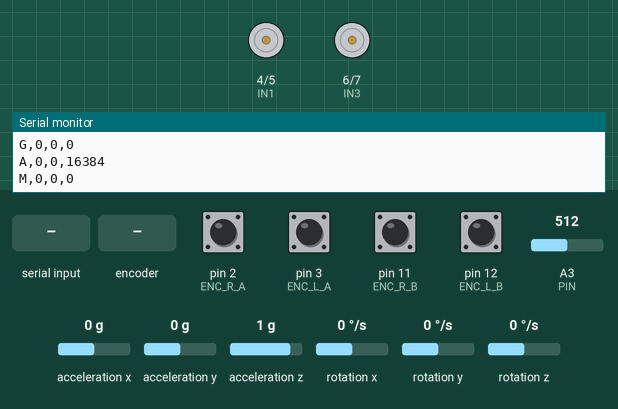
Simulated run of this sketch. Board: Arduino Uno, built with avr-gcc and run on an emulated ATmega328P. Shown: motor-driver pin pairs drawn as motors (green arrow = first pin HIGH = forward, orange = second pin HIGH = backward, longer = more drive, scaled by the enable pin), the last lines printed to the serial monitor. The test bench sets the inputs (shaded band); at power-on: pin 2 (ENC_R_A), pin 3 (ENC_L_A), pin 11 (ENC_R_B), pin 12 (ENC_L_B) HIGH, acceleration z 1 g, A3 (PIN) = 512, acceleration x 0 g, acceleration y 0 g, rotation x 0 °/s, rotation y 0 °/s, rotation z 0 °/s.

Above: at 1.2 s.
1.3 s: "S\n" received over Serial
6.0 s: "L 45\n" received over Serial
At 8.2 s:
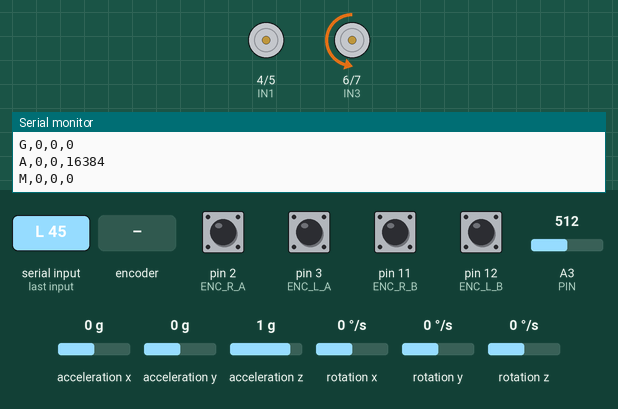
8.7 s: "R 45\n" received over Serial
At 10.3 s:
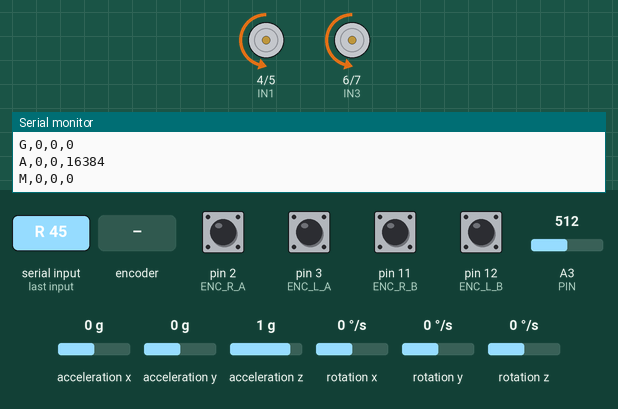
11.4 s: pin 3 (ENC_L_A) pulled LOW for 1 s
13.9 s: rotary encoder on pin 2 (ENC_R_A) / pin 11 (ENC_R_B) turned 1 step (first pin leading)
15.6 s: acceleration z set to -0.1 g
Timing chart, 0 to 18.6 s (numbered marks = the images above; inputs shaded):
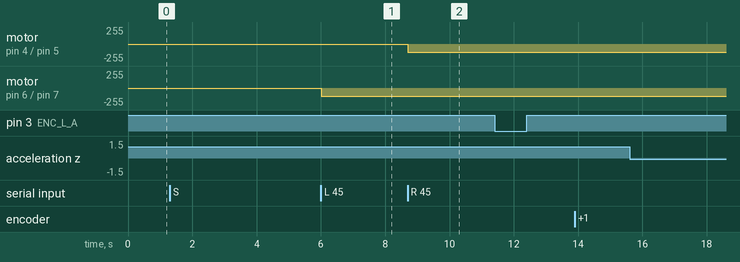

Measured:
- after the input at 6.0 s, motor on pin 6 (IN3) / pin 7 (IN4): stopped → backward 121/255 at once, → backward 122/255 1.2 s later
- after the input at 8.7 s, motor on pin 4 (IN1) / pin 5 (IN2): stopped → backward 121/255 at once, → backward 122/255 1.2 s later

The sketch:

control_motors_read_encoders_battery_percent_IMU_speed.ino
```cpp
#include <Wire.h>
#include <L3G.h>
#include <LSM303.h>

L3G gyro;
LSM303 compass;

//timing variables
unsigned long now;
unsigned long lastIMUPrint = 0;
unsigned long lastBatteryPrint = 0;

// ===== L298N PIN MAP (UPDATED WIRING) =====

// RIGHT motor (Channel A)
const int ENA = 10;
const int IN1 = 4;
const int IN2 = 5;

// LEFT motor (Channel B)
const int ENB = 9;
const int IN3 = 6;
const int IN4 = 7;

// ===== Encoder pins (updated wiring) =====
const int ENC_R_A = 2;
const int ENC_R_B = 11;
const int ENC_L_A = 3;
const int ENC_L_B = 12;

// ===== PID =====

float integralLeft  = 0.0;
float integralRight = 0.0;
float prevErrorLeft  = 0.0;
float prevErrorRight = 0.0;


// Tuning — start with just Kp, set Ki/Kd to 0
const float Kp = 8.0;
const float Ki = 1.0;
const float Kd = 1.0;


const int PWM_MIN = 50;   // below this motor doesn't move
const int PWM_MAX = 255;


// ===== Motor state =====
float cmdLeft  = 0;  // -255..255
float cmdRight = 0;  // -255..255

// ===== Encoder counters (interrupt-based) =====
volatile long encRight = 0;
volatile long encLeft = 0;

// speed in m/s = (encoder counts per second) * (wheel circumference) / (counts per revolution)
const float WHEEL_CIRCUMFERENCE   = 0.0628; // meters
const int   COUNTS_PER_REVOLUTION = 12; // encoder counts per wheel revolution
const float METERS_PER_TICK_LEFT  = 1.0 / 6022.0;   // 0.00016606...
const float METERS_PER_TICK_RIGHT = 1.0 / 5871.0;  // 0.00017035...
const float MAX_SPEED = 0.217;


float speedRight = 0.0;
float speedLeft = 0.0;
unsigned long dtSpeed = 0;
unsigned long lastSpeedRead = 0;
float encRightPrev = 0;
float encLeftPrev = 0;


// Battery Percentage Circuit
const int PIN = A3;
const float R1 = 10000.0, R2 = 10000.0;
const float VREF = 5.0;


// 2S LiPo: 6.0V empty, 8.4V full
const float V_MIN = 6.0, V_MAX = 8.4;


// ===== Serial parsing buffer =====
static const uint8_t BUF_LEN = 64;
char buf[BUF_LEN];
uint8_t buf_i = 0;

void setup() {

  Serial.begin(115200);

  pinMode(ENA, OUTPUT);
  pinMode(IN1, OUTPUT);
  pinMode(IN2, OUTPUT);

  pinMode(ENB, OUTPUT);
  pinMode(IN3, OUTPUT);
  pinMode(IN4, OUTPUT);

  pinMode(ENC_R_A, INPUT_PULLUP);
  pinMode(ENC_R_B, INPUT_PULLUP);
  pinMode(ENC_L_A, INPUT_PULLUP);
  pinMode(ENC_L_B, INPUT_PULLUP);

  // Count encoder A-channel transitions using hardware interrupts.
  attachInterrupt(digitalPinToInterrupt(ENC_R_A), isrRight, CHANGE);
  attachInterrupt(digitalPinToInterrupt(ENC_L_A), isrLeft, CHANGE);

  Wire.begin();


  if (!gyro.init()) {
    Serial.println("Failed to detect L3GD20 gyro");
    while (1) {}
  }
  gyro.enableDefault();

  if (!compass.init()) {
    Serial.println("Failed to detect LSM303 accel/mag");
    while (1) {}
  }
  compass.enableDefault();

  Serial.println("IMU initialized.");

  stopAll();

  Serial.println("READY");
  Serial.println("Commands: L <spd>, R <spd>, LR <L> <R>, S, E?, Z");
}

void loop() {
  // 1) Read serial lines
  readSerialLines();

  // 2) Apply latest motor commands continuously
  unsigned long lastControlLoop = 0;

  now = millis();
  if (now - lastControlLoop >= 20) {  // 50 Hz
    lastControlLoop = now;
    correct_speed_read_encoders(cmdLeft, cmdRight);  // see point 2
  }
  // setLeft(cmdLeft);
  // setRight(cmdRight);

  // 3) Read sensors
  gyro.read();
  compass.read();

  // readSpeed();

  // Print at 50 Hz (every 20 ms)
  now = millis();
  if (now - lastIMUPrint >= 500) {
    lastIMUPrint = now;
    readIMU();
  }

  now = millis();
  if (now - lastBatteryPrint >= 5000) {
    lastBatteryPrint = now;
    readBattery();
  }

}

int speedToPWM(float mps) {
  if (mps == 0.0) return 0;
  float pwm = PWM_MIN + (abs(mps) / MAX_SPEED) * (120 - PWM_MIN);
  pwm = constrain(pwm, PWM_MIN, 120);
  return (mps > 0) ? (int)pwm : -(int)pwm;
}

void correct_speed_read_encoders(float cmdLeft, float cmdRight) {

  readSpeed();
  float dt = dtSpeed / 1000.0;
  if (dt <= 0) return;

  // --- errors ---
  float errorLeft  = cmdLeft  - speedLeft;
  float errorRight = cmdRight - speedRight;

  // --- integrals ---
  integralLeft  += errorLeft  * dt;
  integralRight += errorRight * dt;
  integralLeft   = constrain(integralLeft,  -1.0, 1.0);
  integralRight  = constrain(integralRight, -1.0, 1.0);

  // --- derivatives ---
  float derivLeft  = (errorLeft  - prevErrorLeft)  / dt;
  float derivRight = (errorRight - prevErrorRight) / dt;

  // --- save for next iteration ---
  prevErrorLeft  = errorLeft;
  prevErrorRight = errorRight;

  // --- feedforward + PID correction ---
  int ffLeft  = speedToPWM(cmdLeft);
  int ffRight = speedToPWM(cmdRight);

  int pwmLeft  = ffLeft  + (int)(Kp * errorLeft  + Ki * integralLeft  + Kd * derivLeft);
  int pwmRight = ffRight + (int)(Kp * errorRight + Ki * integralRight + Kd * derivRight);

  // --- apply ---
  // if (cmdLeft == 0.0)  { applyPWMLeft(0);  integralLeft  = 0; prevErrorLeft  = 0; }
  // else                 { applyPWMLeft(constrain(pwmLeft,   -180, 180)); }

  // if (cmdRight == 0.0) { applyPWMRight(0); integralRight = 0; prevErrorRight = 0; }
  // else                 { applyPWMRight(constrain(pwmRight, -180, 180)); }
  const float STOP_THRESHOLD = 0.12;  // m/s — below this, consider "stopped"
  const int   BRAKE_PWM      = 80;    // tune this — strength of brake pulse


  if (cmdLeft == 0.0) {
    integralLeft = 0; prevErrorLeft = 0;
    if (abs(speedLeft) > STOP_THRESHOLD) {
      applyPWMLeft(speedLeft > 0 ? -BRAKE_PWM : BRAKE_PWM);
    } else {
      applyPWMLeft(0);
    }
  } else {
    applyPWMLeft(constrain(pwmLeft, -180, 180));
  }

  if (cmdRight == 0.0) {
    integralRight = 0; prevErrorRight = 0;
    if (abs(speedRight) > STOP_THRESHOLD) {
      applyPWMRight(speedRight > 0 ? -BRAKE_PWM : BRAKE_PWM);
    } else {
      applyPWMRight(0);
    }
  } else {
    applyPWMRight(constrain(pwmRight, -180, 180));
  }


}


void applyPWMRight(int pwm) {  // pwm: -255..255
  pwm = constrain(pwm, -PWM_MAX, PWM_MAX);
  if (pwm > 0)       { digitalWrite(IN1, LOW);  digitalWrite(IN2, HIGH); }
  else if (pwm < 0)  { digitalWrite(IN1, HIGH); digitalWrite(IN2, LOW);  }
  else               { digitalWrite(IN1, LOW);  digitalWrite(IN2, LOW);  }
  analogWrite(ENA, abs(pwm));
}

void applyPWMLeft(int pwm) {
  pwm = constrain(pwm, -PWM_MAX, PWM_MAX);
  if (pwm > 0)       { digitalWrite(IN3, LOW);  digitalWrite(IN4, HIGH); }
  else if (pwm < 0)  { digitalWrite(IN3, HIGH); digitalWrite(IN4, LOW);  }
  else               { digitalWrite(IN3, LOW);  digitalWrite(IN4, LOW);  }
  analogWrite(ENB, abs(pwm));
}


void readSpeed() {
  dtSpeed = millis() - lastSpeedRead;
  lastSpeedRead = millis();

  noInterrupts();
  long encRightDelta = encRight - encRightPrev;
  long encLeftDelta  = encLeft  - encLeftPrev;
  encRightPrev = encRight;   // move these INSIDE
  encLeftPrev  = encLeft;
  interrupts();

  speedRight = encRightDelta * METERS_PER_TICK_RIGHT / dtSpeed * 1000.0;
  speedLeft  = encLeftDelta  * METERS_PER_TICK_LEFT  / dtSpeed * 1000.0;
}


void readIMU() {
  Serial.print("G,");
  Serial.print(gyro.g.x); Serial.print(",");
  Serial.print(gyro.g.y); Serial.print(",");
  Serial.println(gyro.g.z);

  Serial.print("A,");
  Serial.print(compass.a.x); Serial.print(",");
  Serial.print(compass.a.y); Serial.print(",");
  Serial.println(compass.a.z);

  Serial.print("M,");
  Serial.print(compass.m.x); Serial.print(",");
  Serial.print(compass.m.y); Serial.print(",");
  Serial.println(compass.m.z);

  // Serial.println();
}

void readBattery() {
  int raw = analogRead(PIN);
  float vMid = (raw / 1023.0) * VREF;
  float vBat = vMid * (R1 + R2) / R2;
  int pct = constrain((vBat - V_MIN) / (V_MAX - V_MIN) * 100, 0, 100);

  Serial.print("V,"); Serial.println(vBat);
  Serial.print(" PCT,"); Serial.println(pct);
}


// ------------------- Motor control (unchanged logic) -------------------
// rightForward: IN1 LOW, IN2 HIGH
// rightBackward: IN1 HIGH, IN2 LOW
// leftForward:  IN3 LOW, IN4 HIGH
// leftBackward: IN3 HIGH, IN4 LOW

// void setRight(float spd) { // -255..255
//   spd = constrain(spd, -MAX_SPEED, MAX_SPEED);
//   int pwm = abs(spd);

//   if (spd > 0) {        // forward
//     digitalWrite(IN1, LOW);
//     digitalWrite(IN2, HIGH);
//   } else if (spd < 0) { // backward
//     digitalWrite(IN1, HIGH);
//     digitalWrite(IN2, LOW);
//   } else {
//     digitalWrite(IN1, LOW);
//     digitalWrite(IN2, LOW);
//   }
//   analogWrite(ENA, pwm);
// }

// void setLeft(float spd) { // -255..255
//   spd = constrain(spd, -MAX_SPEED, MAX_SPEED);
//   int pwm = abs(spd);

//   if (spd > 0) {        // forward
//     digitalWrite(IN3, LOW);
//     digitalWrite(IN4, HIGH);
//   } else if (spd < 0) { // backward
//     digitalWrite(IN3, HIGH);
//     digitalWrite(IN4, LOW);
//   } else {
//     digitalWrite(IN3, LOW);
//     digitalWrite(IN4, LOW);
//   }
//   analogWrite(ENB, pwm);
// }

void stopAll() {
  cmdLeft = 0;
  cmdRight = 0;
  analogWrite(ENA, 0);
  analogWrite(ENB, 0);
  digitalWrite(IN1, LOW); digitalWrite(IN2, LOW);
  digitalWrite(IN3, LOW); digitalWrite(IN4, LOW);
}

// ------------------- Serial line reader -------------------

void readSerialLines() {
  while (Serial.available() > 0) {
    char c = (char)Serial.read();

    if (c == '\r') continue;

    if (c == '\n') {
      buf[buf_i] = '\0';
      handleCommand(buf);
      buf_i = 0;
    } else {
      if (buf_i < BUF_LEN - 1) buf[buf_i++] = c;
      else buf_i = 0;
    }
  }
}

void handleCommand(const char* line) {
  while (*line == ' ') line++;
  if (*line == '\0') return;

  if (strcmp(line, "S") == 0) {
    stopAll();
    Serial.println("OK S");
    return;
  }

  if (strcmp(line, "E?") == 0) {
    long left, right;
    noInterrupts();
    left = encLeft;
    right = encRight;
    interrupts();

    Serial.print("E,");
    Serial.print(left);
    Serial.print(",");
    Serial.println(right);
    return;
  }

  if (strcmp(line, "Z") == 0) {
    noInterrupts();
    encLeft = 0;
    encRight = 0;
    interrupts();
    Serial.println("OK Z");
    return;
  }

  // Parse: L <int>
  if (line[0] == 'L' && line[1] == ' ') {
    float v = atof(line + 2);
    cmdLeft = constrain(v, -MAX_SPEED, MAX_SPEED);

    // Stay silent for zero commands to reduce serial traffic.
    if (cmdLeft != 0) {
      Serial.print("OK L ");
      Serial.println(cmdLeft);
    }
    return;
  }

  // Parse: R <int>
  if (line[0] == 'R' && line[1] == ' ') {
    float v = atof(line + 2);
    cmdRight = constrain(v, -MAX_SPEED, MAX_SPEED);

    // Stay silent for zero commands to reduce serial traffic.
    if (cmdRight != 0) {
      Serial.print("OK R ");
      Serial.println(cmdRight);
    }
    return;
  }

  // Parse: LR <int> <int>
  if (line[0] == 'L' && line[1] == 'R' && line[2] == ' ') {
    const char* p = line + 3;
    cmdLeft  = constrain(atof(p), -MAX_SPEED, MAX_SPEED);
    while (*p && *p != ' ') p++;
    while (*p == ' ') p++;
    cmdRight = constrain(atof(p), -MAX_SPEED, MAX_SPEED);

    // Stay silent if both commands are zero to reduce serial traffic.
    if (!(cmdLeft == 0 && cmdRight == 0)) {
      Serial.print("OK LR ");
      Serial.print(cmdLeft);
      Serial.print(" ");
      Serial.println(cmdRight);
    }
    return;
  }

  Serial.print("ERR ");
  Serial.println(line);
}

// ------------------- Encoder ISRs -------------------
// Count on A-channel changes, use B-channel to infer direction.
// If a wheel counts backward when moving forward, swap ++ and -- in that ISR.

void isrRight() {
  int a = digitalRead(ENC_R_A);
  int b = digitalRead(ENC_R_B);

  if (a == b) encRight++;
  else encRight--;
}

void isrLeft() {
  int a = digitalRead(ENC_L_A);
  int b = digitalRead(ENC_L_B);

  if (a == b) encLeft++;
  else encLeft--;
}
```
